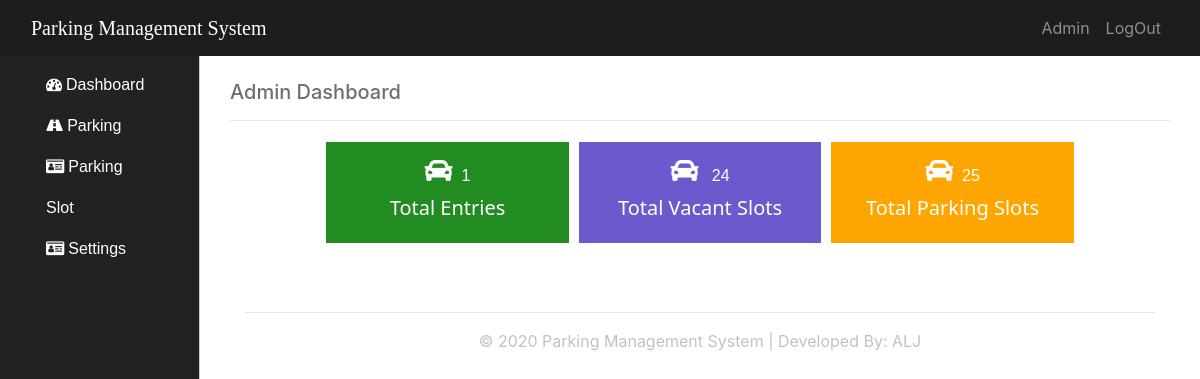
Before: / with the older database file.
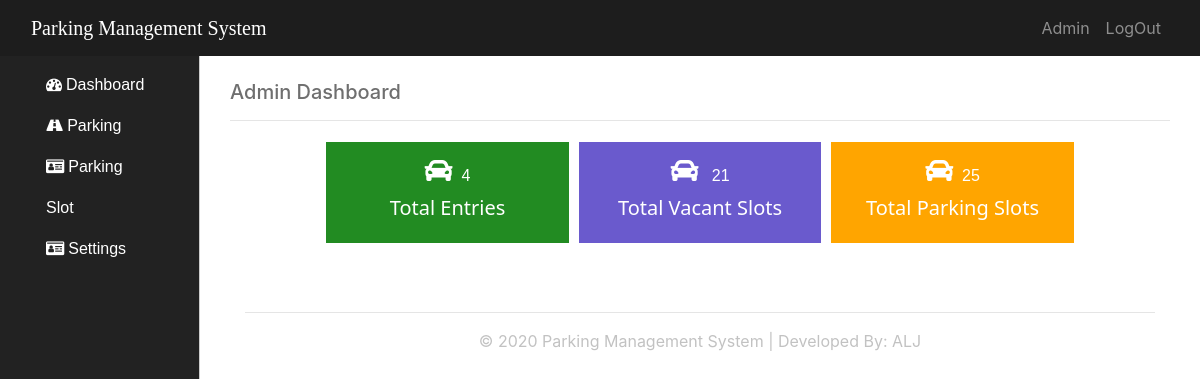
After: the same page with the newer database file.
### tables this page shows
CREATE TABLE `tbl_parking_slots` (
  `id` int(11) NOT NULL,
  `available_slots` int(20) NOT NULL
);

### includes/dbh.inc.php (called while the page is built, shortened)
<?php
 class Database{
    protected function db_connection()
    {
        $this->db_host ="localhost";
        $this->db_username ="root";
        $this->db_password ="";
        $this->db_name ="db_pms";
        $this->connection = new mysqli($this->db_host,$this->db_username,$this->db_password,$this->db_name);
        return $this->connection;
    }
 }
?>

### includes/Select.class.php (called while the page is built, shortened)
<?php
include_once 'dbh.inc.php';
class Select_class extends Database{
public function select_number_entry(){
    $query_all_entry="Select * from tbl_parking_entry";
    $result=mysqli_query($this->connection,$query_all_entry);
    return $result;
}
public function select_all_slots(){
    $query_all_total_slots="Select available_slots from tbl_parking_slots";
    $result=mysqli_query($this->connection,$query_all_total_slots);
    return $result;
}
}
?>

### index.php (the view, shortened to what this page needs)
<?php
include 'includes/Select.class.php';
$conn_select_all_entry = new Select_class();
$read_all_numrows_entry = $conn_select_all_entry->select_number_entry();
$num_rows = mysqli_num_rows($read_all_numrows_entry);
$read_all_numrows_total_slots= $conn_select_all_entry->select_all_slots();
$total_slots = mysqli_fetch_array($read_all_numrows_total_slots);
?>
<!Doctype html>
<html>
<head>
    <link rel="stylesheet" type="text/css" href="assets/bootstrap-4.4.1-dist/css/bootstrap.css">
    <link rel="stylesheet" type="text/css" href="assets/bootstrap-4.4.1-dist/css/custom.css">
    <link rel="stylesheet" href="https://use.fontawesome.com/releases/v5.6.3/css/all.css">
    <link rel="stylesheet" href="https://cdnjs.cloudflare.com/ajax/libs/font-awesome/4.7.0/css/font-awesome.min.css">
</head>
<body>
<div class="container-fluid page-container">
        <div class="row wrapper">
            <div class="col-sm-12" style="background:#1d1d1d;">
                <nav class="navbar navbar-expand-sm  navbar-dark">
                    <a class="navbar-brand" href="#" style="font-family:calibri;">Parking Management System</a>
                    <div class="collapse navbar-collapse" id="collapsibleNavbar">
                        <ul class="navbar-nav ml-auto">
                            <li class="nav-item ">
                                <a class="nav-link" href="#">Admin</a>
                            </li>
                            <li class="nav-item">
                                <a class="nav-link" href="#">LogOut</a>
                            </li>
                        </ul>
                    </div>
                </nav>
            </div>
            <div class="col-lg-2 aside-nav">
                <div class="container">
                <nav class="navbar navbar-expand-md  navbar-dark">
                        <br>
                        <div class="collapse navbar-collapse" id="SideNav">
                        <ul class="navbar-nav d-block">
                            <li class="nav-item fa fa-dashboard"> <a href="index" >Dashboard</a></li>
                            <li class=" nav-item fa fa-road"> <a href="parking.panel">Parking</a></li>
                            <li class=" nav-item fa fa-id-card"> <a href="#" >Parking Slot</a></li>
                            <li class=" nav-item fa fa-id-card"> <a href="#" >Settings</a></li>
                        </ul>
                        </div>
                    </nav>
                </div>
             </div>
            <div class="col-md-10 dash justify-content-center">
                <div class="container"><br>
                    <h5 style="color:#6f6f6f;">Admin Dashboard</h5>
                    <hr>
                    <div class="row d-flex justify-content-center">
                        <div class="col-md-3 box box1">
                            <h3 class="fas fa-car"></h3>
                            &nbsp;<label><?php echo $num_rows;?></label>
                            <h4>Total Entries</h4>
                        </div>
                        <div class="col-md-3 box box2">
                            <h3 class="fas fa-car"></h3>
                            &nbsp; <label><?php echo $total_slots['available_slots'];?></label>
                            <h4>Total Vacant Slots</h4>
                        </div>
                        <div class="col-md-3 box box3">
                            <h3 class="fas fa-car"></h3>
                            &nbsp;<label><?php echo 25;?></label>
                            <h4>Total Parking Slots</h4>
                        </div>
                    </div>
                    <br><br>
                      <div class="container text-center">
                      <hr>
                      <footer style="color:#c2c2c2;">
                      &copy; 2020 Parking Management System | Developed By: ALJ
                      </footer>
                      </div>
                </div>
            </div>
        </div>
    </div>
</body>
</html>

Changed rows visible on the page:
changed tbl_parking_slots: available_slots "24" → "21"
Other visible differences:
$num_rows: "1" → "4"
